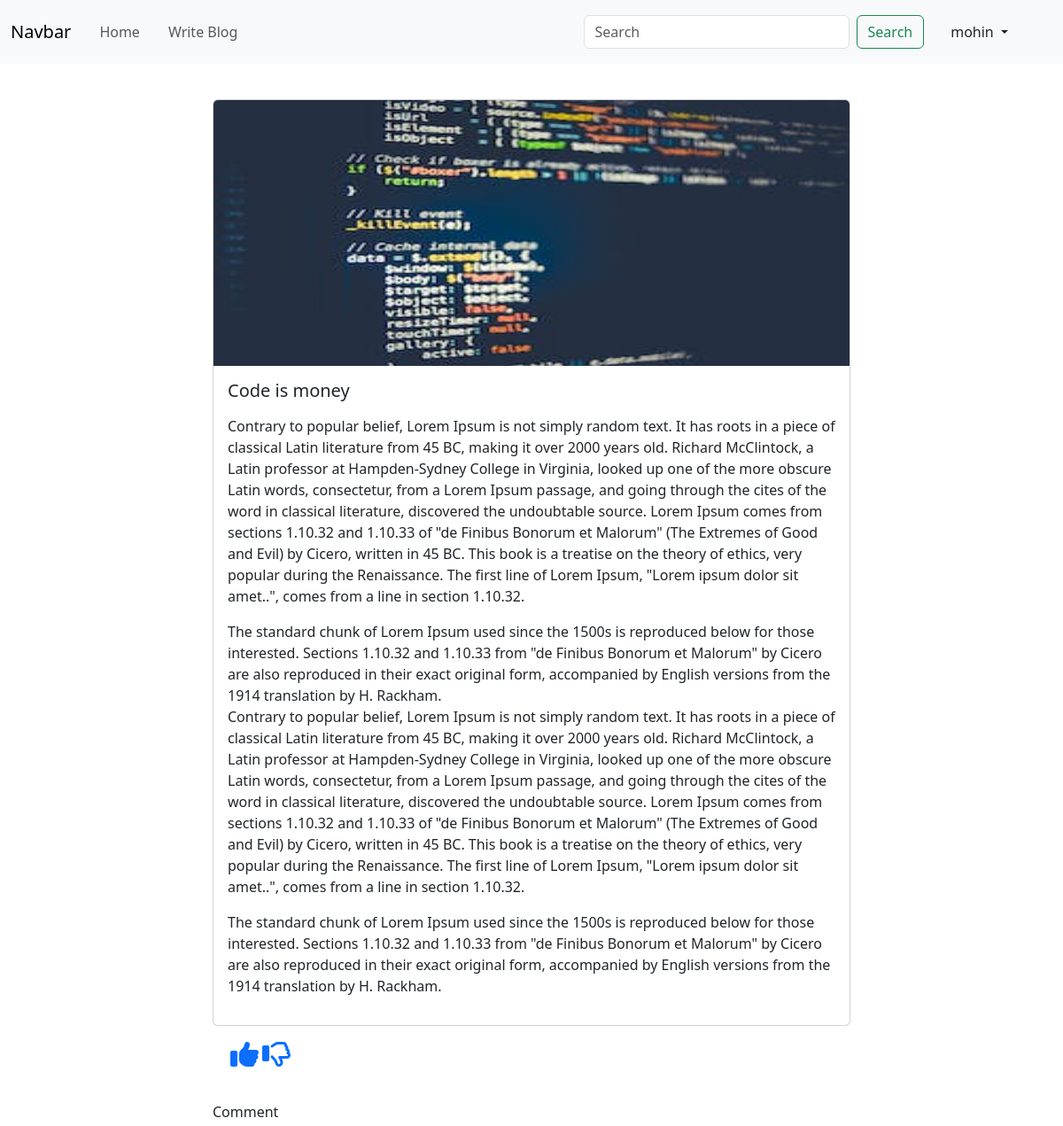
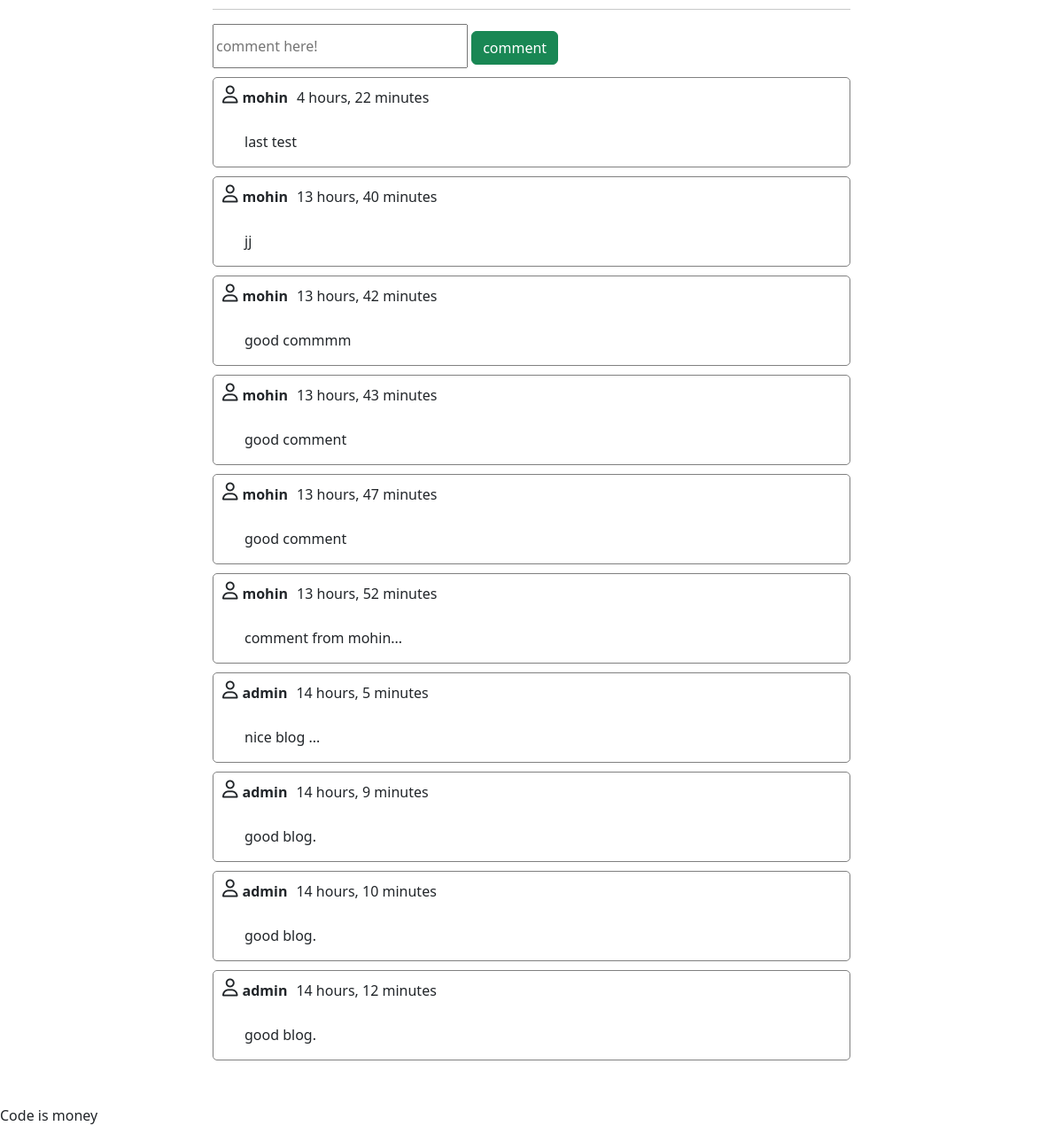
The page /blog/blog-details/Code-is-money-a474712e-0013-416a-bbcb-84dca325b9cb/ (signed in) on the database its author committed (2 pictures, top to bottom).
### blogApp/models.py (models this page shows, shortened)
class Blog(models.Model):
    author = models.ForeignKey(User, on_delete=models.CASCADE, related_name='post_author')
    blog_title = models.CharField(max_length=200, verbose_name='Enter a title')
    slug = models.SlugField(max_length=264, unique=True)
    blog_content = models.TextField()
    blog_image = models.ImageField(upload_to='blog_images/')
    publish_date = models.DateTimeField(auto_now_add=True)
    update_date = models.DateTimeField(auto_now=True)
    def get_comment(self):
        return self.blog_comment.all()
    class Meta:
        ordering = ['-update_date']

class Comment(models.Model):
    blog = models.ForeignKey(Blog, on_delete=models.CASCADE, related_name='blog_comment')
    user = models.ForeignKey(User, on_delete=models.CASCADE, related_name='user_comment')
    comment = models.TextField()
    comment_date = models.DateTimeField(auto_now_add=True)
    class Meta:
        ordering = ['-comment_date',]

### blogApp/views.py (the view)
# urls.py: path('blog-details/<slug:slug>/', views.blog_details, name='blog-details'),
def blog_details(request, slug):
    blog = Blog.objects.get(slug=slug)
    user = request.user
    already_liked = Like.objects.filter(blog=blog, user=user)
    if already_liked:
        liked_post = True
    else:
        liked_post = False
    return render(request, 'blogApp/blog_details.html', context={'blog': blog, 'liked_post': liked_post})

### templates/blogApp/blog_details.html (shortened to what this page needs)
{% extends 'base.html' %}
{% block main_block %}
    <div class="container col-8" style="padding: 40px">
        <div class="card">
            <img style="height: 300px;object-fit: fill" class="card-img-top" src="{{ blog.blog_image.url }}"
                 alt="Card image cap">
            <div class="card-body">
                <h5 class="card-title">{{ blog.blog_title }}</h5>
                <p class="card-text">{{ blog.blog_content|linebreaks }}</p>
            </div>
        </div>
    <div style="display: flex;padding: 20px;justify-content: space-between;width: 15%">
        {% if not liked_post %}
       <a href="{% url 'blog_app:blog-like' blog.pk %}"><i class="fa-solid fa-thumbs-up fa-2xl"></i></a>
       <a href="{% url 'blog_app:blog-like' blog.pk %}"><i class="fa-regular fa-thumbs-down fa-2xl"></i></a>
        {% else %}
                   <a href="{% url 'blog_app:blog-unlike' blog.pk %}"><i class="fa-regular fa-thumbs-up fa-2xl"></i></a>
       <a href="{% url 'blog_app:blog-unlike' blog.pk %}"><i class="fa-solid fa-thumbs-down fa-2xl"></i></a>
     {% endif %}
    </div>
        <div>
            <br>
            <h6>Comment</h6>
            <hr>
            <form method="POST" action="{% url 'blog_app:blog-comment' blog_id=blog.pk %}">
                <input type="text" name="comment" placeholder="comment here!" style="height: 50px;width: 40%">
                <button type="submit" value="button" class="btn btn-success"> comment</button>
                <br>
            </form>
            {% for comment in blog.get_comment %}
                <div style="border: 1px solid gray ;border-radius: 5px; margin: 10px 0 10px 0">
                    <div class="col-8" style="display: flex;padding: 10px">
                        <i class="fa-regular fa-user fa-lg" style="margin-top: 8px;margin-right: 5px"></i>
                        <strong>{{ comment.user }}</strong>
                        <p style="margin-left: 10px">{{ comment.comment_date|timesince }}</p>
                    </div>
                    <p style="margin-left: 35px">{{ comment.comment }}</p>
                </div>
            {% endfor %}
        </div>
    </div>
    {{ blog.blog_title }}
{% endblock %}

### templates/base.html (shortened to what this page needs)
<!DOCTYPE html>
<html lang="en">
<head>
    <link href="https://cdn.jsdelivr.net/npm/bootstrap@5.3.2/dist/css/bootstrap.min.css" rel="stylesheet"
>
</head>
<body>
<div class="navbar-expand-lg">
    <nav class="navbar navbar-expand-lg bg-body-tertiary">
        <div class="container-fluid">
            <a class="navbar-brand" href="#">Navbar</a>
            <div class="collapse navbar-collapse" id="navbarSupportedContent">
                <ul class="navbar-nav me-auto mb-2 mb-lg-0">
                    <li class="nav-link">
                        <a class="nav-link " aria-current="page" href="#">Home</a>
                    </li>
                    <li class="nav-link">
                        <a class="nav-link " aria-current="page" href="{% url 'blog_app:create-blog' %}">Write Blog</a>
                    </li>
                </ul>
                <form class="d-flex" role="search">
                    <input class="form-control me-2" type="search" placeholder="Search" aria-label="Search"
                           style="width: 300px">
                    <button class="btn btn-outline-success" type="submit">Search</button>
                </form>
                {% if user.is_authenticated %}
                    <div class="dropdown" style="margin: 0 50px 0 30px">
                        <a class="nav-link dropdown-toggle" type="button" id="dropdownMenuButton1"
                           data-bs-toggle="dropdown" aria-expanded="false">
                            {{ user.username }}
                        </a>
                    </div>
                {% else %}
                    <a class="nav-link" href="{% url 'login_app:register' %} " style="margin:0 30px 0 50px">SignUp</a>
                    <a class="nav-link" href="{% url 'login_app:login' %}" style="margin:0 30px 0 0">login</a>
                {% endif %}
            </div>
        </div>
    </nav>
</div>
{% block main_block %}
{% endblock %}
</body>
</html>

### rows shown on the page
Blog: blog_image (picture), blog_title "Code is money", blog_content "Contrary to popular belief, Lorem Ipsum is not simply random text. It has roots in a piece of classical Latin literature from 45 BC, making it over 2000 years old. Richard McClintock, a Latin professor at Hampden-Sydney College in Virginia, looked up one of the more obscure Latin words, consectetur, from a Lorem Ipsum passage, and going through the cites of the word in classical literature, discovered the undoubtable source. Lorem Ipsum comes from sections 1.10.32 and 1.10.33 of \"de Finibus Bonorum et Malorum\" (The Extremes of Good and Evil) by Cicero, written in 45 BC. This book is a treatise on the theory of ethics, very popular during the Renaissance. The first line of Lorem Ipsum,…"
Comment: user "mohin", comment_date "4 hours, 22 minutes", comment "last test"
Comment: user "mohin", comment_date "13 hours, 40 minutes", comment "jj"
Comment: user "mohin", comment_date "13 hours, 42 minutes", comment "good commmm"
Comment: user "mohin", comment_date "13 hours, 43 minutes", comment "good comment"
Comment: user "mohin", comment_date "13 hours, 47 minutes", comment "good comment"
Comment: user "mohin", comment_date "13 hours, 52 minutes", comment "comment from mohin..."
Comment: user "admin", comment_date "14 hours, 5 minutes", comment "nice blog ..."
Comment: user "admin", comment_date "14 hours, 9 minutes", comment "good blog."
Comment: user "admin", comment_date "14 hours, 10 minutes", comment "good blog."
Comment: user "admin", comment_date "14 hours, 12 minutes", comment "good blog."

### other values the page prints
{{ user.username }} "mohin"
